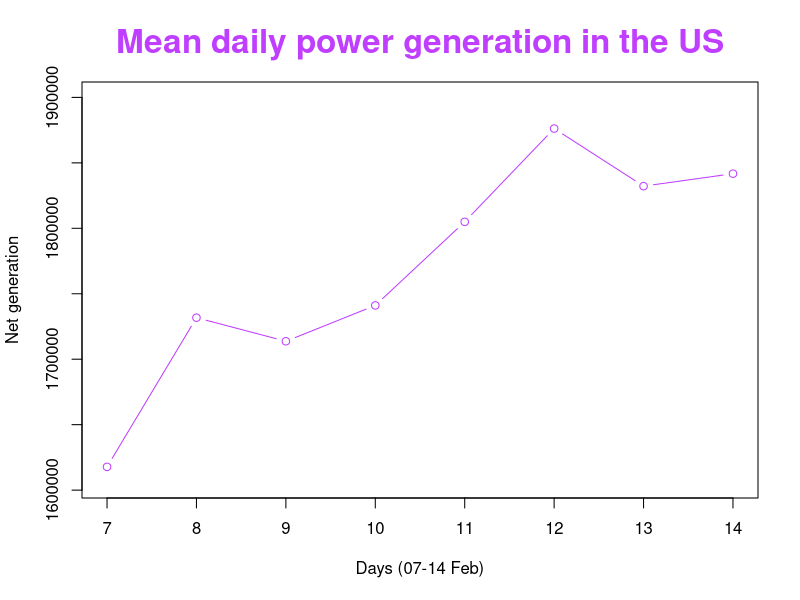

The R script that drew this image:

#Download packages
install.packages("dplyr")
install.packages("tidyr")
library(dplyr)
library(tidyr)


#Reading Data
A <- read.delim("table.tsv")
A$DateTime <- as.POSIXct( A$megawatthours, tz = "EST", "%H:%M EST %m/%d/%Y" )
# Remove duplicate rows in the dataframe
A<-distinct(A)
# The dimensions of the cube are the districts (each net.number is a district) and the dimension of date time.
Net_generation_ <- A[,c('Net.generation',"Net.generation.1", "Net.generation.2", "Net.generation.3", "Net.generation.4", "Net.generation.5", "Net.generation.6",
                        "Net.generation.7" , "Net.generation.8" , "Net.generation.9" , "Net.generation.10")]
A$DateTime<-as.Date(A$DateTime,"%m%d%Y")
#Create a data frame of the dimensions,the measurable variable ןis the Net.generation
tabel<-data.frame(net_g=Net_generation_,Date=A[,'DateTime'])
#Performing roll up - from a days and hours to days only.
data_cube = tabel %>% group_by(Date) %>% summarise_each(funs(sum))

#Performing Silceing on Data cube - from all days to 07-14 Feb only.
Silce_cube<-data_cube[c(31:38),]

days<-c(7:14)#07-14 Feb
p_generation_mean<-rowMeans(Silce_cube[,2:12])#Mean power generation
# create an empty plot
plot(1, type="n", xlab="", ylab="", xlim = c(7,14), ylim=c(1605748 ,1900000 ))
# rearrange in a new, temporary dataframe
DF <- data.frame ( Time = days, Demand = p_generation_mean)
# plot
lines( DF, col = 'darkorchid1', type = 'b' )
title(main = "Mean daily power generation in the US",
      xlab = "Days (07-14 Feb)", ylab = "Net generation",
      cex.main = 2,   font.main = 2, col.main = "darkorchid1")
























